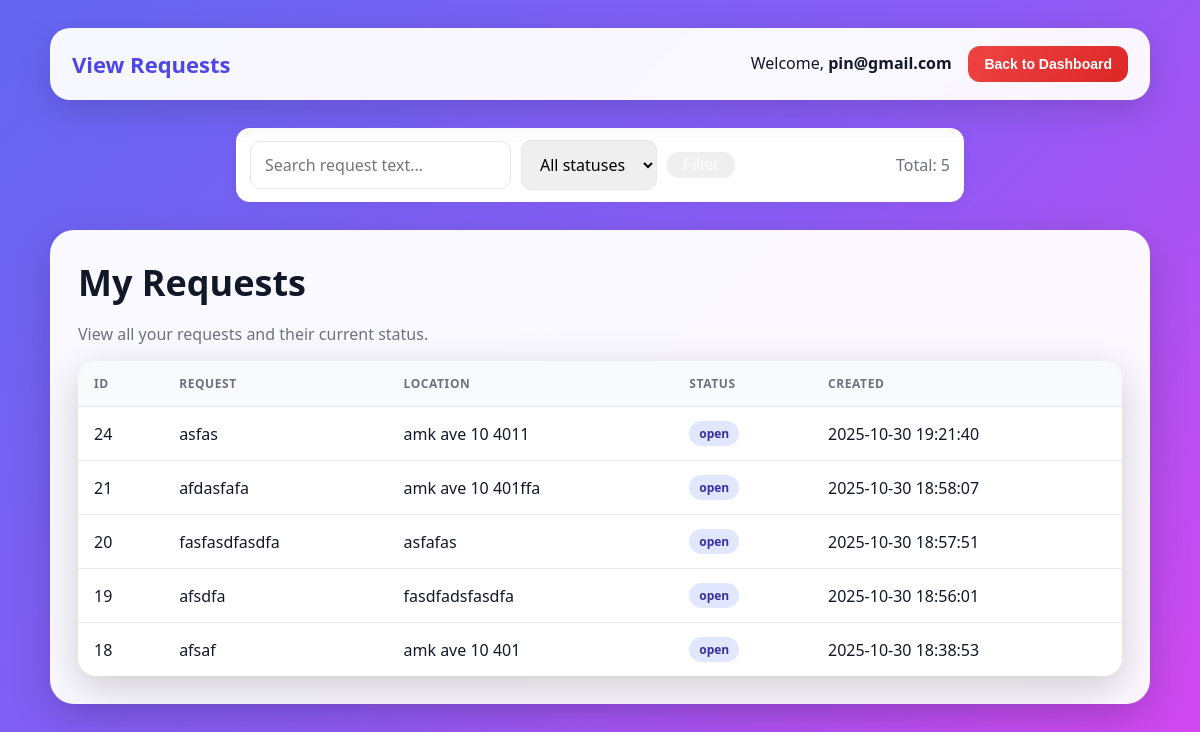
The page /CSIT314v3/Boundary/pin_search_request.php (signed in) on the database as committed earlier.
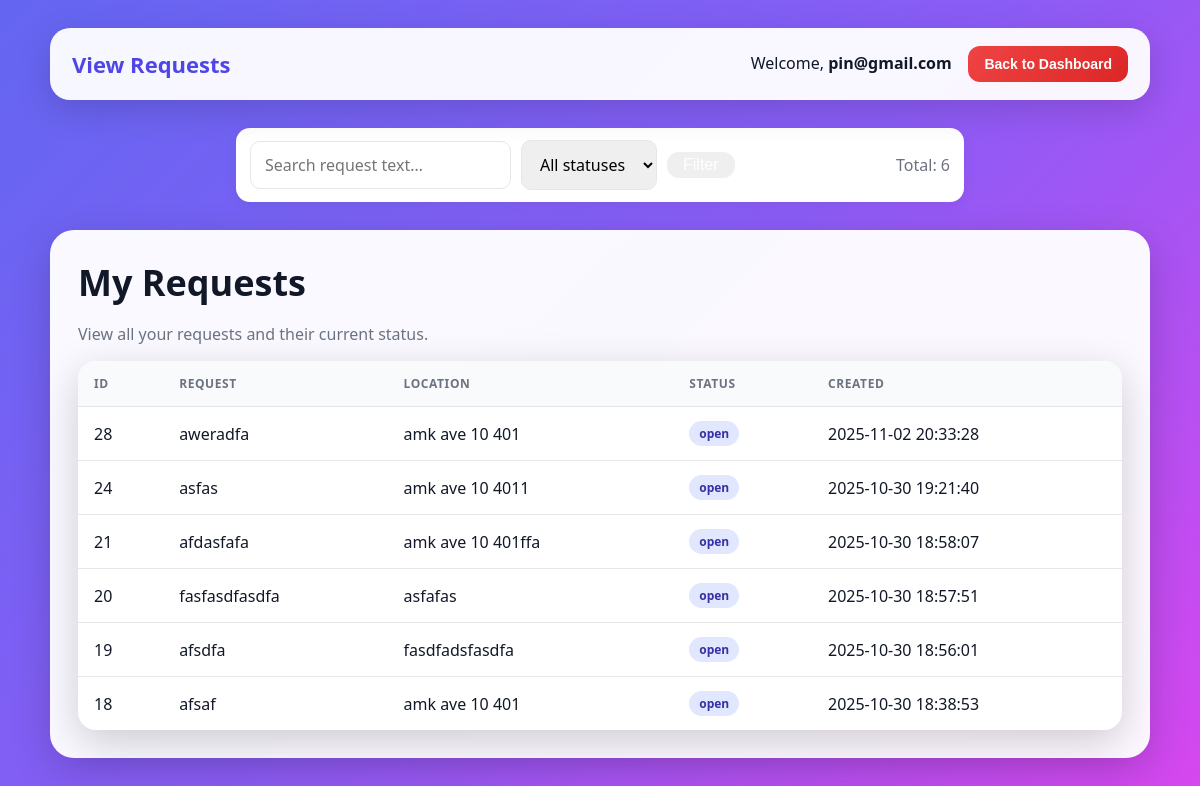
The same page on the database as committed later.
### tables this page shows
CREATE TABLE `requests` (
  `request_id` int(11) NOT NULL,
  `user_id` int(11) NOT NULL,
  `category_id` int(11) NOT NULL,
  `title` varchar(80) NOT NULL,
  `content` text NOT NULL,
  `location` varchar(255) NOT NULL,
  `status` enum('open','in_progress','closed') NOT NULL DEFAULT 'open',
  `view_count` int(10) UNSIGNED NOT NULL DEFAULT 0,
  `shortlist_count` int(10) UNSIGNED NOT NULL DEFAULT 0,
  `created_at` timestamp NOT NULL DEFAULT current_timestamp(),
  `closed_at` datetime DEFAULT NULL,
  `category` varchar(255) NOT NULL
);

### CSIT314v3/Entity/requestEntity.php (called while the page is built, shortened)
<?php
final class requestEntity
{
    private PDO $pdo;
    public function __construct(
        string $host = '127.0.0.1',
        string $db   = 'csit314',
        string $user = 'root',
        string $pass = ''
    ) {
        try {
            $dsn = "mysql:host={$host};dbname={$db};charset=utf8mb4";
            $this->pdo = new PDO($dsn, $user, $pass, [
                PDO::ATTR_ERRMODE            => PDO::ERRMODE_EXCEPTION,
                PDO::ATTR_DEFAULT_FETCH_MODE => PDO::FETCH_ASSOC,
            ]);
        } catch (PDOException $e) {
            exit('❌ Database connection failed: ' . $e->getMessage());
        }
    }
    public function listByUser(
        int $userId,
        ?string $status = null,
        ?string $q = null,
        int $page = 1,
        int $perPage = 10
    ): array {
        $page   = max(1, $page);
        $offset = ($page - 1) * $perPage;
        $where = "FROM requests r
                  LEFT JOIN service_categories c ON r.category_id = c.category_id
                  WHERE r.user_id = :uid";
        $args  = [':uid' => $userId];
        $stmt = $this->pdo->prepare("SELECT COUNT(*) {$where}");
        foreach ($args as $k => $v) { $stmt->bindValue($k, $v); }
        $stmt->execute();
        $total = (int)$stmt->fetchColumn();
        $sql = "
            SELECT
                r.request_id,
                r.category_id,
                c.category_name,
                r.title,
                r.content,
                r.location,
                r.status,
                r.created_at,
                r.view_count,
                r.shortlist_count
            {$where}
            ORDER BY r.request_id DESC
            LIMIT :lim OFFSET :off
        ";
        $stmt = $this->pdo->prepare($sql);
        foreach ($args as $k => $v) { $stmt->bindValue($k, $v); }
        $stmt->bindValue(':lim', $perPage, PDO::PARAM_INT);
        $stmt->bindValue(':off', $offset, PDO::PARAM_INT);
        $stmt->execute();
        return [
            'rows'    => $stmt->fetchAll(),
            'total'   => $total,
            'page'    => $page,
            'perPage' => $perPage,
            'pages'   => (int)ceil($total / $perPage),
        ];
    }
}

### CSIT314v3/Controller/PinViewRequestsController.php (called while the page is built, shortened)
<?php
require_once __DIR__ . '/../Entity/requestEntity.php';
final class PinViewRequestsController
{
    public function list(
        int $userId,
        ?string $status = null,
        ?string $q = null,
        int $page = 1,
        int $perPage = 10
    ): array {
        $ent = new requestEntity();
        return $ent->listByUser($userId, $status, $q, $page, $perPage);
    }
}

### CSIT314v3/Boundary/pin_search_request.php (the view, shortened to what this page needs)
<?php
require_once __DIR__ . '/../Controller/PinViewRequestsController.php';
function getFilters(): array {
    $status = isset($_GET['status']) ? trim((string)$_GET['status']) : '';
    $q      = isset($_GET['q']) ? trim((string)$_GET['q']) : '';
    $page   = isset($_GET['page']) ? max(1,(int)$_GET['page']) : 1;
    return [$status, $q, $page];
}
function loadRequests(int $userId, string $status, string $q, int $page): array {
    $ctl = new PinViewRequestsController();
    return $ctl->list($userId, $status ?: null, $q ?: null, $page, 10);
}
$userId   = (int)$_SESSION['user_id'];
$userName = htmlspecialchars($_SESSION['name'] ?? 'pin');
[$status, $q, $page] = getFilters();
$data = loadRequests($userId, $status, $q, $page);
$rows = $data['rows'];
$total = $data['total'];
?>
<!doctype html>
<html lang="en">
<head>
</head>
<body>
  <div class="wrap">
  <div class="topbar">
    <div class="brand">
      <div class="title">View Requests</div>
    </div>
    <div>
      Welcome, <strong><?= $userName ?></strong>
      <a href="pin_dashboard.php"><button class="dashboard">Back to Dashboard</button></a>
    </div>
  </div>
  </div>
  <form class="controls" method="get" action="view_requests.php">
    <input type="text" name="q" placeholder="Search request text…" value="<?= htmlspecialchars($q) ?>">
    <select name="status">
      <option value="">All statuses</option>
    </select>
    <button class="btn" type="submit">Filter</button>
    <div class="muted" style="margin-left:auto">Total: <?= (int)$total ?></div>
  </form>
  <div class="wrap">
  <div class="hero">
    <h1>My Requests</h1>
    <p class="muted">View all your requests and their current status.</p>
    <table>
      <thead>
        <tr>
          <th>ID</th>
          <th>Request</th>
          <th>Location</th>
          <th>Status</th>
          <th>Created</th>
        </tr>
      </thead>
      <tbody>
        <?php if (empty($rows)): ?>
          <tr><td colspan="5">No requests found.</td></tr>
        <?php else: foreach ($rows as $r): $s=strtolower((string)$r['status']); ?>
          <tr>
            <td><?= (int)$r['request_id'] ?></td>
            <td><?= nl2br(htmlspecialchars($r['content'])) ?></td>
            <td><?= htmlspecialchars($r['location']) ?></td>
            <td><span class="status <?= htmlspecialchars($s) ?>"><?= htmlspecialchars($r['status']) ?></span></td>
            <td><?= htmlspecialchars((string)$r['created_at']) ?></td>
          </tr>
        <?php endforeach; endif; ?>
      </tbody>
    </table>
  </div>
  </div>
</body>
</html>

Rows that differ between the two databases and show on the page:
added requests: request_id "28", content "aweradfa", location "amk ave 10 401", status "open", created_at "2025-11-02 20:33:28"
Other text that changed with them:
$total: "5" → "6"
